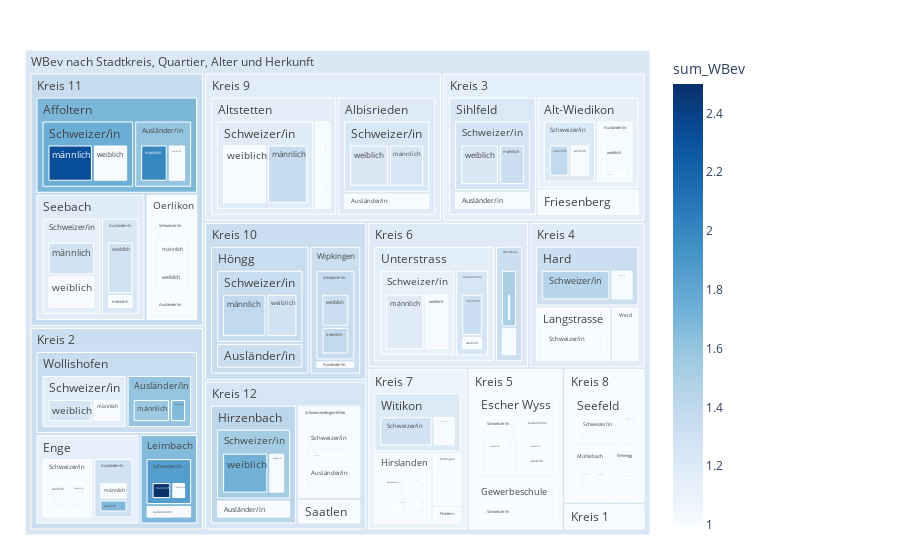

Notebook source saved alongside this figure:
### Code cell
fig = px.treemap(myTreemapAgg.reset_index(), path=[px.Constant("WBev nach Stadtkreis, Quartier, Alter und Herkunft"), 'KreisLang','QuarLang','HerkunftLang', 'SexLang']
                 , values='sum_WBev'
                 , color='sum_WBev'
                 ## bei discrete scales (bei Klassen und Strings):                 
                 #, color_discrete_map={'(?)':'lightgrey','EVP':'gold', 'SP':'#FF3030', 'PdA':'#EE3B3B', 'Grüne':'#A2CD5A','GLP':'#CAFF70','Die Mitte':'orange','FDP':'#104E8B','AL':'deeppink','SVP':'forestgreen', 'FL ZÜRI':'#8B864E','Volt':'#lightblue' }                
                 ## bei continuous scales (bei Zahlenwerten):
                , color_continuous_scale='Blues'
                #, color_continuous_midpoint=np.average(df['AnzBestWir'], weights=df['AnzBestWir'])  
                 #,height=400
                 #,width=1500                 
                )
fig.update_traces(root_color="grey")
fig.update_layout(margin = dict(t=50, l=25, r=250, b=25))
fig.show()

### Figure 1 — Plotly figure (JSON) as saved in the notebook; plotly's stock layout.template omitted (floating-point values rounded to 4 significant figures; data arrays with more than 128 entries replaced by an {"elided": "..."} marker saying what was removed)
{"data": [{"branchvalues": "total", "customdata": {"elided": "203x1 float values"}, "domain": {"x": [0, 1], "y": [0, 1]}, "hovertemplate": "labels=%{label}<br>sum_WBev_sum=%{value}<br>parent=%{parent}<br>id=%{id}<br>sum_WBev=%{color}<extra></extra>", "ids": {"elided": "203 str values"}, "labels": {"elided": "203 str values"}, "marker": {"coloraxis": "coloraxis", "colors": {"elided": "203 float values"}}, "name": "", "parents": {"elided": "203 str values"}, "root": {"color": "grey"}, "type": "treemap", "values": {"elided": "203 int values"}}], "layout": {"autosize": true, "coloraxis": {"colorbar": {"title": {"text": "sum_WBev"}}, "colorscale": [[0, "rgb(247,251,255)"], [0.125, "rgb(222,235,247)"], [0.25, "rgb(198,219,239)"], [0.375, "rgb(158,202,225)"], [0.5, "rgb(107,174,214)"], [0.625, "rgb(66,146,198)"], [0.75, "rgb(33,113,181)"], [0.875, "rgb(8,81,156)"], [1, "rgb(8,48,107)"]]}, "legend": {"tracegroupgap": 0}, "margin": {"b": 25, "l": 25, "r": 250, "t": 50}}}
